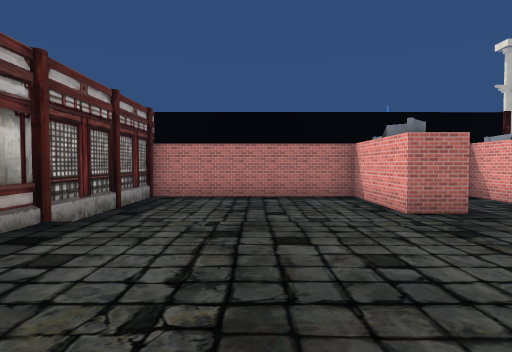
View 1 (above)

13 first-person views from a walk through a scene from a Unity 3-D project. The camera is 1.4 m above the floor, tilts 2° down and sees 75° across. The floor is counted in squares, 2 m on a side. Each view is taken from the middle of a square. On the plan, view 1 faces up. The plan holds only what a view shows up to about 10 squares ahead; the rest is blank. The place goes on beyond the plan. The player character is not drawn. Some animated figures are not drawn. Some surface patterns are stand-ins.

View 2
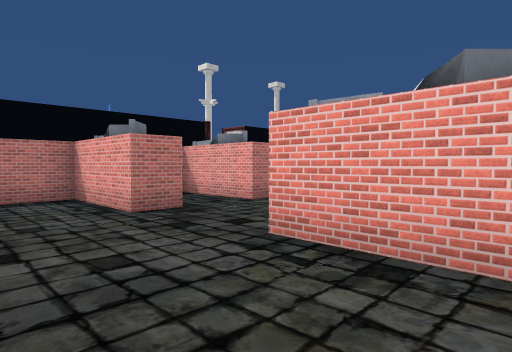

View 3
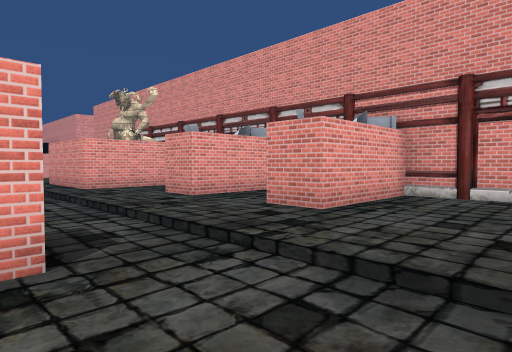

View 4
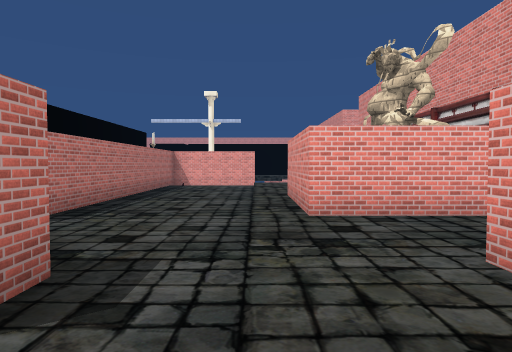

View 5
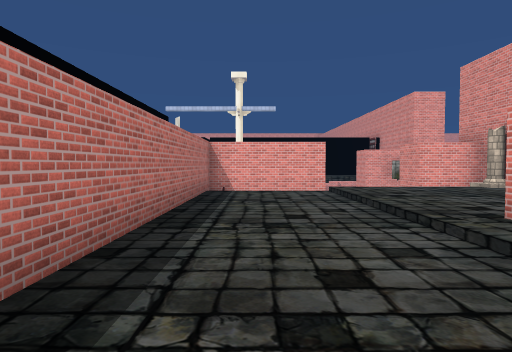

View 6
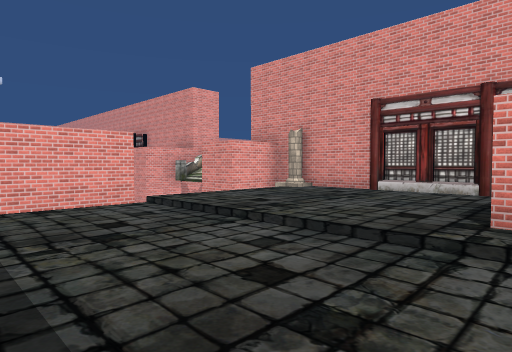

View 7
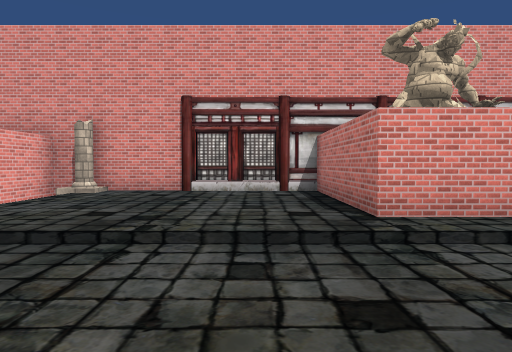

View 8
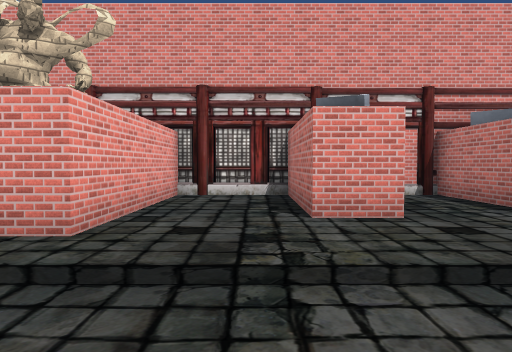

View 9
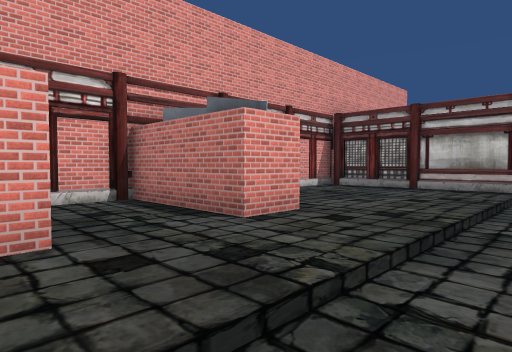

View 10
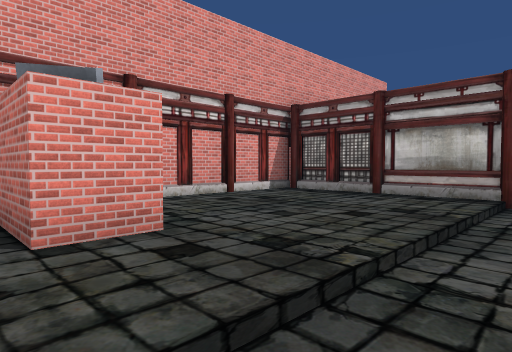

View 11
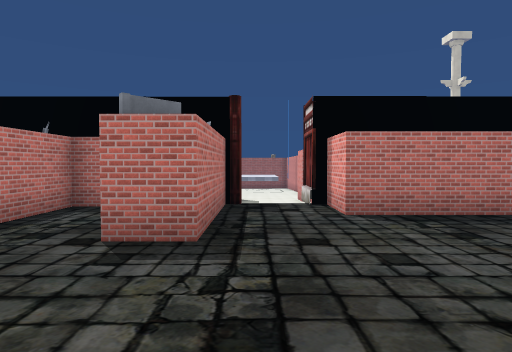

View 12
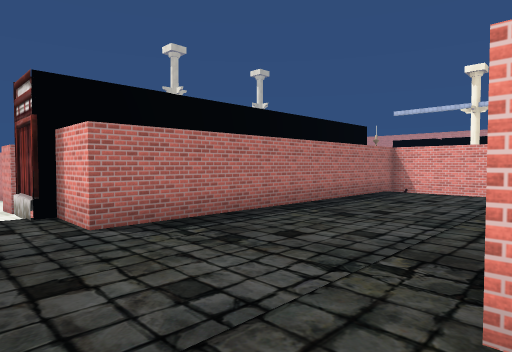

View 13
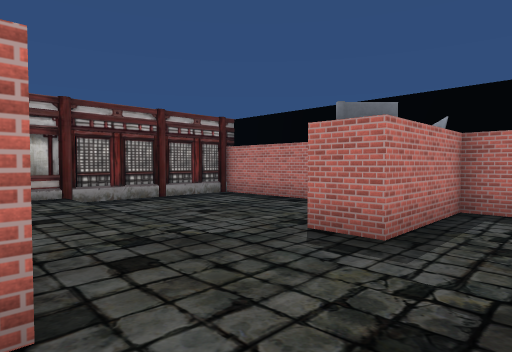

### Floor plan
Key: @ floor where view 1 was taken; # wall or solid block; . main floor; : floor 0.25 m higher than the main floor; / step, stairs or slope; P pillar.
Columns run from 3 left of view 1 to 18 right of it. Each row starts with its distance up from view 1.
  9 #############
  8 #.....#..#..#########
  7 #.....#..#..........#
  6 #.....#..#..........#
  5 #...................#
  4 #///////////////////#
  3 #:::::::::::###:::::
  2 #:::::#::#::###:::::
  1 #:::::#::#::###::::: #
  0 #::@::#::#::###:::::P#
 -1 ############# ########

Positions as (right, up) in squares from view 1, and headings:
1: (0, 0), facing up
2: (0, 0), facing up-right
3: (0, 6), facing down-right
4: (4, 4), facing right
5: (8, 6), facing right
6: (11, 7), facing down-right
7: (13, 7), facing down
8: (7, 6), facing down
9: (6, 5), facing down-left
10: (4, 5), facing down-left
11: (7, 2), facing up
12: (7, 3), facing up-right
13: (5, 2), facing up-left
